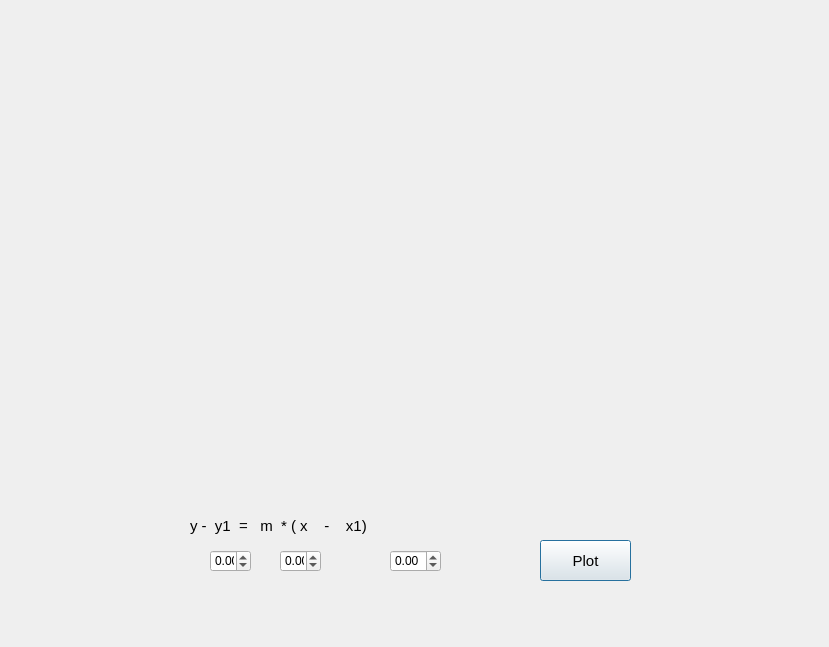
<?xml version="1.0" encoding="UTF-8"?>
<ui version="4.0">
 <class>line</class>
 <widget class="QDialog" name="line">
  <property name="geometry">
   <rect>
    <x>0</x>
    <y>0</y>
    <width>829</width>
    <height>647</height>
   </rect>
  </property>
  <property name="windowTitle">
   <string>Dialog</string>
  </property>
  <widget class="QCustomPlot" name="plot" native="true">
   <property name="geometry">
    <rect>
     <x>90</x>
     <y>50</y>
     <width>611</width>
     <height>431</height>
    </rect>
   </property>
  </widget>
  <widget class="QPushButton" name="plot_btn">
   <property name="geometry">
    <rect>
     <x>540</x>
     <y>540</y>
     <width>91</width>
     <height>41</height>
    </rect>
   </property>
   <property name="font">
    <font>
     <pointsize>11</pointsize>
    </font>
   </property>
   <property name="text">
    <string>Plot</string>
   </property>
  </widget>
  <widget class="QLabel" name="label">
   <property name="geometry">
    <rect>
     <x>190</x>
     <y>510</y>
     <width>271</width>
     <height>31</height>
    </rect>
   </property>
   <property name="font">
    <font>
     <pointsize>11</pointsize>
    </font>
   </property>
   <property name="text">
    <string>y -  y1  =   m  * ( x    -    x1) </string>
   </property>
  </widget>
  <widget class="QDoubleSpinBox" name="y1">
   <property name="geometry">
    <rect>
     <x>210</x>
     <y>550</y>
     <width>41</width>
     <height>22</height>
    </rect>
   </property>
   <property name="minimum">
    <double>-99.000000000000000</double>
   </property>
  </widget>
  <widget class="QDoubleSpinBox" name="m1">
   <property name="geometry">
    <rect>
     <x>280</x>
     <y>550</y>
     <width>41</width>
     <height>22</height>
    </rect>
   </property>
   <property name="minimum">
    <double>-99.000000000000000</double>
   </property>
  </widget>
  <widget class="QDoubleSpinBox" name="x1">
   <property name="geometry">
    <rect>
     <x>390</x>
     <y>550</y>
     <width>51</width>
     <height>22</height>
    </rect>
   </property>
   <property name="minimum">
    <double>-99.000000000000000</double>
   </property>
  </widget>
 </widget>
 <customwidgets>
  <customwidget>
   <class>QCustomPlot</class>
   <extends>QWidget</extends>
   <header>qcustomplot.h</header>
   <container>1</container>
  </customwidget>
 </customwidgets>
 <resources/>
 <connections/>
</ui>
